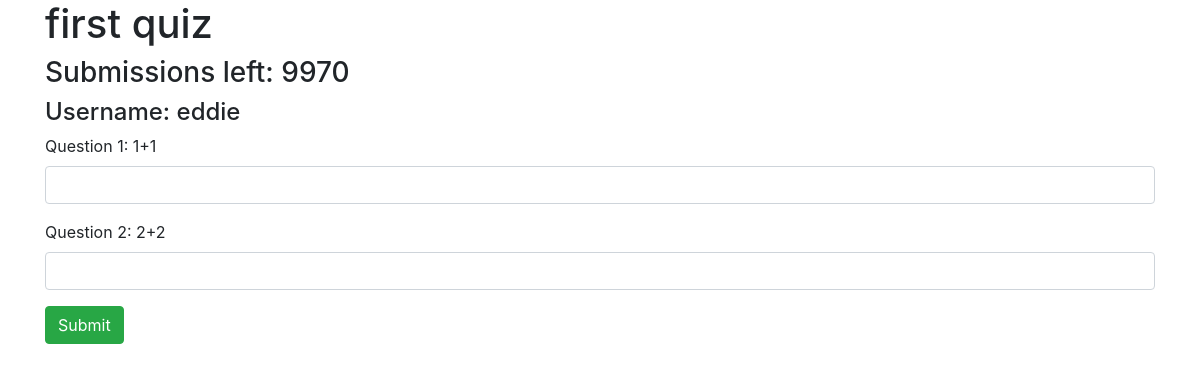
The page /quiz/1/ (signed in) on the database as committed earlier.
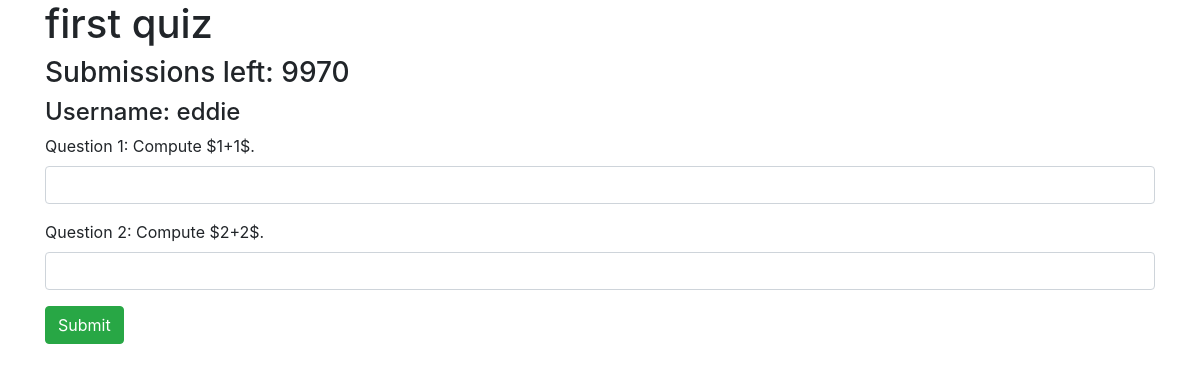
The same page on the database as committed later.
### quiz/models.py (models this page shows, shortened)
class Question(models.Model):
    quiz = models.ForeignKey(Quiz, on_delete = models.CASCADE, default = 0)
    question_statement = models.CharField(max_length=200)
    answer = models.IntegerField(default=0) # Maybe change to string?
    solution = models.CharField(max_length=1000, default = "solution !")

### quiz/views.py (the view, shortened to what this page needs)
# urls.py: path('<int:quiz_id>/', views.quiz_details, name = 'quiz_details'),
def quiz_details(request, quiz_id):
    quiz = get_object_or_404(Quiz, pk = quiz_id)
    past_subs = Submission.objects.filter(user = request.user, question__quiz__id = quiz_id)
    subs_left = quiz.max_subs - past_subs.count() // quiz.quiz_length
    print(quiz.quiz_length)
    print("BAH", subs_left)
    if request.method == "POST":
        validSubmission = True
        for q in quiz.question_set.all():
            if request.POST['answer' + str(q.id)] == "":
                validSubmission = False
        if validSubmission:
            for q in quiz.question_set.all():
                print("LSDKFJSLKJDF" + str(q.id))
                username = request.POST['userSubmitting']
                print("username is: " + username)
                user = User.objects.filter(username = username)[0]
                newSub = Submission(
                    user = user,
                    sub_time = timezone.now(),
                    question = q,
                    sub_answer = request.POST["answer" + str(q.id)],
                )
                newSub.save()
            return HttpResponseRedirect(reverse('quiz:results', args=(quiz_id,)))
    else:
        context = {
            'curr_quiz': quiz,
            'subs_left': subs_left,
            'user': request.user,
            'validSubmission': False,
        }
        return render(request, 'quiz/questions.html', context)

### quiz/models.py (called while the page is built)
    @property
    def quiz_length(self):
        return Question.objects.filter(quiz = self).count()

### quiz/templates/quiz/questions.html (shortened to what this page needs)
<!DOCTYPE html>
<html>
  <head>
        <link rel="stylesheet" href="https://maxcdn.bootstrapcdn.com/bootstrap/4.4.1/css/bootstrap.min.css" />
  </head>
  <body>
    <div class = "container">
      <h1>{{curr_quiz.name}}</h1>
      <h3>Submissions left: {{ subs_left }}</h3>
      <h4>Username: {{user.username}}</h4>
      {% if subs_left > 0 %}
        <form method = "POST">
          {% for question in curr_quiz.question_set.all %}
            <div class = "form-group">
              <label for = "question">
                Question {{ forloop.counter }}: <span class="math display">{{question.question_statement}}</span>
              </label>
              <input type = "text" name = "answer{{question.id}}" class = "form-control">
            </div>
          {% endfor %}
          <button type = "submit" class = "btn btn-success">Submit</button>
        </form>
      {% else %}
        You are not allowed to submit to this quiz.
      {% endif %}
    </div>
  </body>
</html>

Rows that differ between the two databases and show on the page:
changed Question: question_statement "1+1" → "Compute $1+1$."
changed Question: question_statement "2+2" → "Compute $2+2$."
